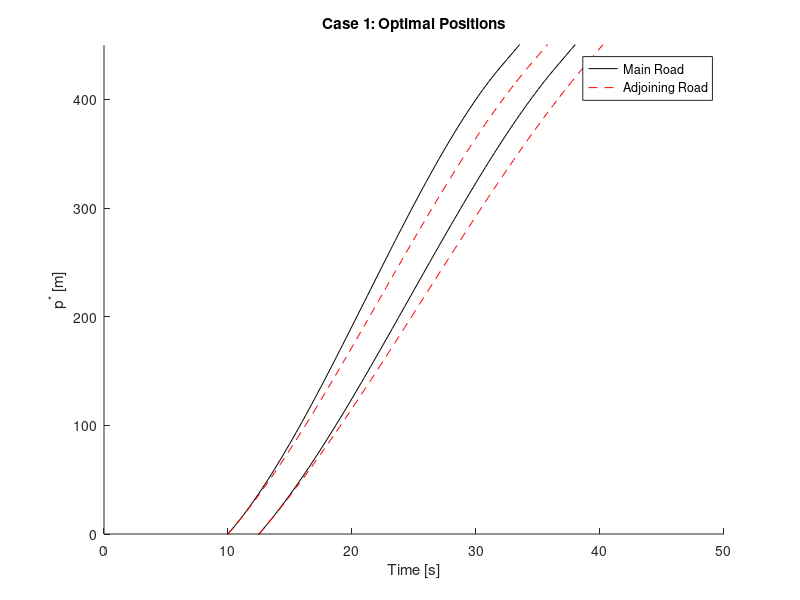
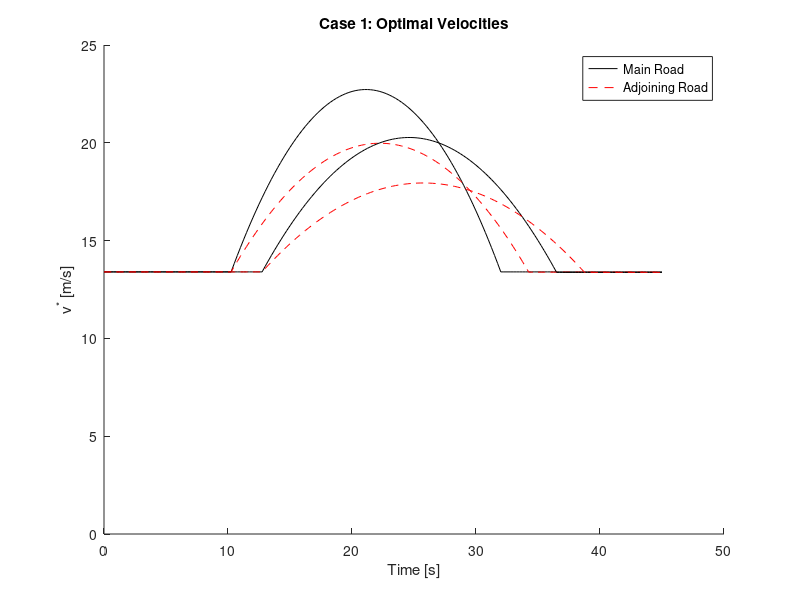
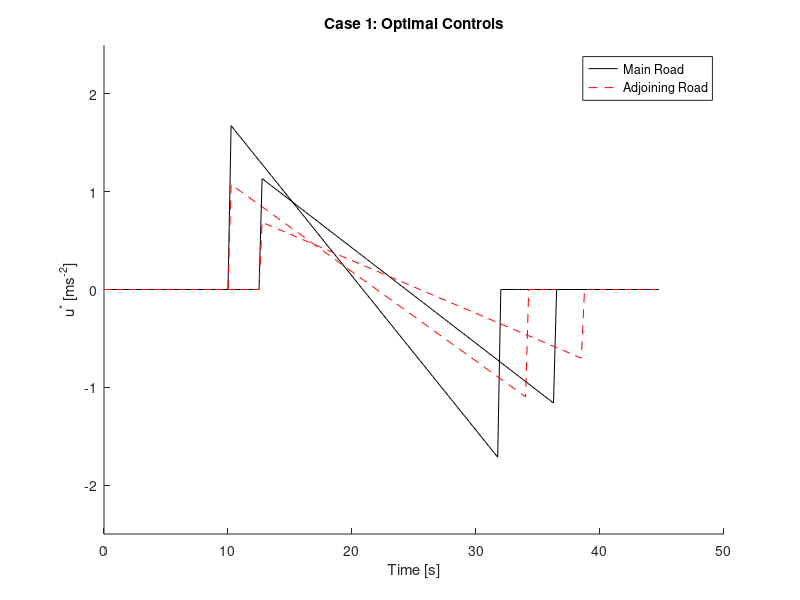

MATLAB code for these plots, in order:
clear

L = 400; % length of control zone
S = 30; % length of merging zone
v0 = 13.4; % initial speed [m/s]
delta = 3; % minimum safe following distance [m]
t0 = [10 10 12.5 12.5]; % initial times [s]
cars = length(t0); % # cars
road = [1 0 1 0].'; % roads each car is on (1 = main road)
dt = 0.25; % time step [s]
tvec = 0:dt:45;

for j = 1:cars
    x0(j) = -t0(j)*v0; % initial positions [m]
    x{j}(:,1) = [x0(j);13.4]; % structure of states
end

for j = 1:cars
    if j == 1
        tf(j) = 22+t0(j); % Car 1 must pass through in time seconds
    else
        if road(j) == road(j-1) % if on same road as previous car
            tf(j) = tf(j-1) + delta/x{j}(2); % final time (rear collision con)
        else
            tf(j) = tf(j-1) + S/x{j}(2); % final time (lat collision con)
        end
    end
end

pf = L+S; % final position [m]
vf = v0; % final velocity [m/s]

%% Initialize

for j = 1:cars
    T = [0 0 0 1; 0 0 1 0;...
        tf(j)^3/6 tf(j)^2/2 tf(j) 1;...
        tf(j)^2/2 tf(j) 1 0];
    b{j}(:,1) = T\[x{j}(:,1); pf; vf];
end

%% Simulate

for j = 1:cars
    for i = 1:length(tvec)-1
        t = tvec(i+1);
        if ceil(x{j}(1,i)) < L+S && x{j}(1,i) >= 0 % if in ctrl zone
            x{j}(1,i+1) = b{j}(1,i)*t^3/6 + b{j}(2,i)*t^2/2 + b{j}(3,i)*t + b{j}(4,i); % position
            x{j}(2,i+1) = b{j}(1,i)*t^2/2 + b{j}(2,i)*t + b{j}(3,i); % veloc
            u{j}(i) = b{j}(1,i)*t + b{j}(2,i);
        else
            u{j}(i) = 0;
            x{j}(1,i+1) = x{j}(1,i) + dt*x{j}(2,i);
            x{j}(2,i+1) = x{j}(2,i);
        end
        T = [t^3/6 t^2/2 t 1; ...
            t^2/2 t 1 0; ...
            tf(j)^3/6 tf(j)^2/2 tf(j) 1; ...
            tf(j)^2/2 tf(j) 1 0];
        b{j}(:,i+1) = T\[x{j}(:,i+1); pf; vf];
    end
end

%% Plots

close all

figure(1) % Positions
hold all
for j = 1:cars
    if road(j) == 1
        col = '-k';
    else
        col = '--r';
    end
    plot(tvec,x{j}(1,:),col)
end
ylim([0 450])
legend('Main Road','Adjoining Road')
xlabel('Time [s]')
ylabel('p^* [m]')
title('Case 1: Optimal Positions')

figure(2)
hold all
for j = 1:cars
    if road(j) == 1
        col = '-k';
    else
        col = '--r';
    end
    plot(tvec,x{j}(2,:),col)
end
ylim([0 25])
legend('Main Road','Adjoining Road')
xlabel('Time [s]')
ylabel('v^* [m/s]')
title('Case 1: Optimal Velocities')

figure(3) % Controls
hold all
for j = 1:cars
    if road(j) == 1
        col = '-k';
    else
        col = '--r';
    end
    plot(tvec(1:length(u{j})),u{j},col)
end
title('Case 1: Optimal Controls')
legend('Main Road','Adjoining Road')
ylim([-2.5 2.5])
ylabel 'u^* [ms^{-2}]'
xlabel 'Time [s]'

%% Get Fuel Consumption

q0 = 0.1569;
q1 = 2.45*10^-2;
q2 = -7.415*10^-4;
q3 = 5.975*10^-5;
r0 = 0.07224;
r1 = 9.681*10^-2;
r2 = 1.075*10^-3;

fcruise = zeros(cars,length(u{j})); % fuel consumed at constant speed
facc = zeros(cars,length(t)); % fuel consumed due to acc
fv = zeros(cars,length(t)); % total fuel consumed
cost = zeros(cars,1); % total cost

for j=1:cars
    for i=1:length(u)
        ti = tvec(i);
        fcruise(j,i) = q0 + q1*x{j}(2,i) + q2*x{j}(2,i)^2 + q3*x{j}(2,i)^3;
        facc(j,i) = u{j}(i)*(r0 + r1*x{j}(2,i) + r2*x{j}(2,i)^2);
        fv(j,i) = fcruise(j,i) + facc(j,i);
    end
    cost(j) = sum(fv(j,:));
end